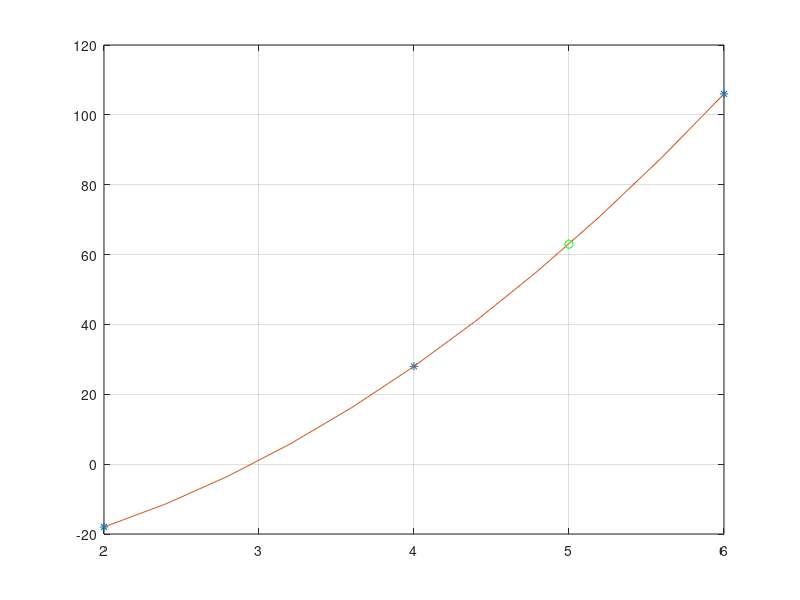

Here is the MATLAB script that generated this plot:
%a = [1 -1 1; 1 0 0; 1 1 1];
%y = [4;1;-1];
%c = a\y
%det(a)
%cond(a)

function Lagrange

  clear
  clc

  x = [2 4 6];
  y = [-18 28 106];
  n = length(x);

  % gráfico --------------
  h = (max(x) - min(x))/10; % divide pelo número de intervalos
  x1 = [min(x):h:max(x)];
  n1 = length(x1);
  % ----------------------

  xx = 5;
  px = Lag(x,y,n,xx)

  for i=1:n1
    p1(i) = Lag(x,y,n,x1(i));
  endfor

  p1

  plot(x, y, '*')
  grid
  hold on
  plot(x1, p1)
  hold on
  plot(xx, px, 'go')
end

function p=Lag(x,y,n,xx)
  p = 0;
  for i=1:n
    num = 1;
    den = 1;
    for j=1:n
      if j~= i
        num = num * (xx-x(j));
        den = den * (x(i)-x(j));
      endif
    endfor
    L(i) = num/den;
    p = p + y(i) * L(i);
  end
end

Lagrange


